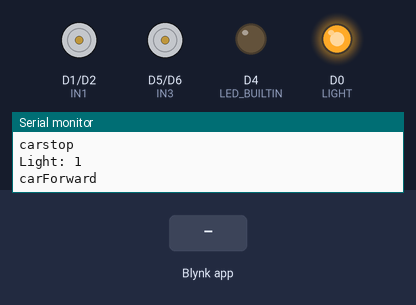
A sketch run on a simulated ESP8266 (NodeMCU). On the bench: motor-driver pin pairs drawn as motors (green arrow = first pin HIGH = forward, orange = second pin HIGH = backward, longer = more drive), output pins drawn as LEDs (lit = HIGH, except the on-board LED, lit = LOW), the last lines printed to the serial monitor. The inputs (shaded band) are chosen by the test bench. WiFi joins after 1.5 s; servers stay silent unless stated.

Above: at 3.0 s.
3.1 s: Blynk app writes 1 to V0
At 4.3 s:
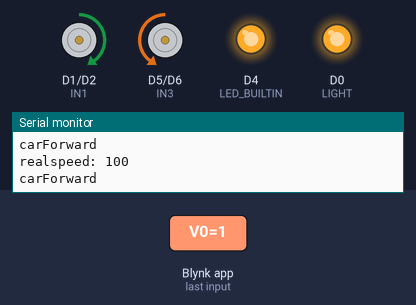
4.6 s: Blynk app writes 1 to V4
At 5.8 s:
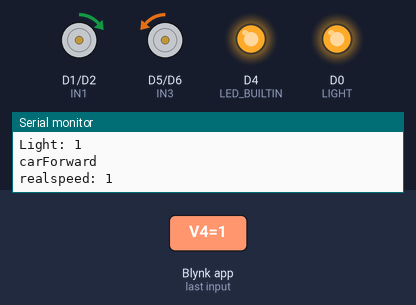
6.1 s: Blynk app writes 0 to V4
At 7.1 s:
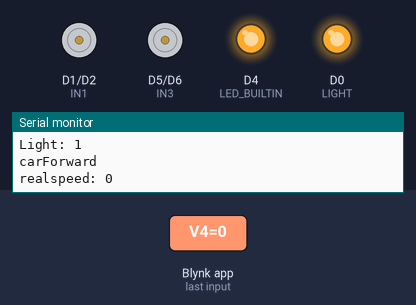
7.6 s: Blynk app writes 200 to V4
At 8.3 s:
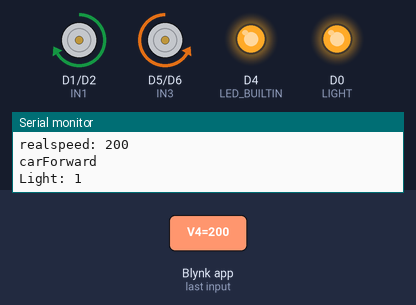
Timing chart, 0 to 10.1 s (numbered marks = the images above; inputs shaded):
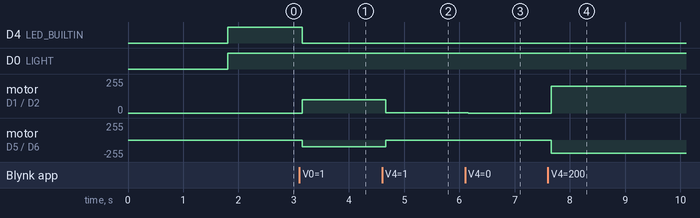

The sketch:

ESP8266Car_Blynk_Cullen_BTS7960_Free.ino
```cpp
/*How to make a wifi controlled car using Nodemcu ESP8266  and NEW Blynk App
  https://www.youtube.com/c/TechieLagan
*/
/*
 Node MCU v3
 LED_BUILTIN = D4/2 Internal LED for LoLin V3
*/

#define BLYNK_TEMPLATE_ID "TMPL66mC_3v8w"
#define BLYNK_TEMPLATE_NAME "ESPCarFree"
#define BLYNK_AUTH_TOKEN "9PknNMP4vNfIXx69mtevCGLb5gAyfVZi"

// Include the library files
#define BLYNK_PRINT Serial
#include <ESP8266WiFi.h>
#include <BlynkSimpleEsp8266.h>

// Define the motor pins
//#define ENA D0
#define IN1 D1
#define IN2 D2
#define IN3 D5
#define IN4 D6
//#define ENB D7
#define LIGHT D0

// Variables for the Blynk widget values
int fwd = 0;
int bwd = 0;
int left = 0;
int right = 0;
int Speed = 100;
int light = 1;
int realspeed = 100;
int i = 0;

char auth[] = BLYNK_AUTH_TOKEN; //Enter your Blynk auth token
char ssid[] = "SookYenFarm"; //Enter your WIFI name
char pass[] = "0863741677"; //Enter your WIFI passowrd


void setup() {
  Serial.begin(9600);
  //Set the motor pins as output pins
  //pinMode(ENA, OUTPUT);
  pinMode(IN1, OUTPUT);
  pinMode(IN2, OUTPUT);
  pinMode(IN3, OUTPUT);
  pinMode(IN4, OUTPUT);
  //pinMode(ENB, OUTPUT);
  pinMode(LED_BUILTIN, OUTPUT);
  pinMode(LIGHT, OUTPUT);

  // Stop motor
  analogWrite(IN1, 0);
  analogWrite(IN2, 0);
  analogWrite(IN3, 0);
  analogWrite(IN4, 0);

  // Initialize the Blynk library
  Blynk.begin(auth, ssid, pass, "blynk.cloud", 80);
}

// Get the joystick values
BLYNK_WRITE(V0) {
  fwd = param.asInt();
}
// Get the joystick values
BLYNK_WRITE(V1) {
  bwd = param.asInt();
}
// Get the joystick values
BLYNK_WRITE(V2) {
  left = param.asInt();
}
// Get the joystick values
BLYNK_WRITE(V3) {
  right = param.asInt();
}
//Get the slider values
BLYNK_WRITE(V4) {
  Speed = param.asInt();
}
//
////Get the switch values
//BLYNK_WRITE(V5) {
//  light = param.asInt();
//}

// Check these values using the IF condition
void smartcar() {
//  Serial.print("f: ");
//  Serial.print(fwd);
//  Serial.print(" b: ");
//  Serial.print(bwd);
//  Serial.print(" l: ");
//  Serial.print(left);
//  Serial.print(" r: ");
//  Serial.println(right);
//
//  delay(1000);

  Serial.println("carForward");
  if (fwd == 1) {
    carForward();
    digitalWrite(LED_BUILTIN, LOW);
    Serial.println("carForward");
  } else if (bwd == 1) {
    carBackward();
    digitalWrite(LED_BUILTIN, LOW);
    Serial.println("carBackward");
  } else if (left == 1) {
    carLeft();
    digitalWrite(LED_BUILTIN, LOW);
    Serial.println("carLeft");
  } else if (right == 1) {
    carRight();
    digitalWrite(LED_BUILTIN, LOW);
    Serial.println("carRight");
  } else {
    carStop();
    digitalWrite(LED_BUILTIN, HIGH);
    Serial.println("carstop");
  }
}

void loop() {
  Blynk.run();// Run the blynk function
  smartcar();// Call the main function
  Serial.print("Light: ");
  Serial.println(light);
  digitalWrite(LIGHT, light);

}

/**************Motor movement functions*****************/
void carForward() {
  //realspeed = (Speed*y)/100;
  realspeed = Speed;
  Serial.print("realspeed: ");
  Serial.println(realspeed);
  //analogWrite(ENA, Speed);
  //analogWrite(ENB, Speed);
  analogWrite(IN1, realspeed);
  digitalWrite(IN2, LOW);
  digitalWrite(IN3, LOW);
  analogWrite(IN4, realspeed);
}
void carBackward() {
  //realspeed = (Speed*(100-y))/100;
  realspeed = Speed;
  Serial.print("realspeed: ");
  Serial.println(realspeed);
  //analogWrite(ENA, Speed);
  //analogWrite(ENB, Speed);
  digitalWrite(IN1, LOW);
  analogWrite(IN2, realspeed);
  analogWrite(IN3, realspeed);
  digitalWrite(IN4, LOW);
}
void carLeft() {
  //realspeed = (Speed*(100-x))/100;
  realspeed = Speed;
  Serial.print("realspeed: ");
  Serial.println(realspeed);
  //analogWrite(ENA, Speed);
  //analogWrite(ENB, Speed);
  digitalWrite(IN1, LOW);
  analogWrite(IN2, realspeed);
  digitalWrite(IN3, LOW);
  analogWrite(IN4, realspeed);
}
void carRight() {
  //realspeed = (Speed*x)/100;
  realspeed = Speed;
  Serial.print("realspeed: ");
  Serial.println(realspeed);
  //analogWrite(ENA, Speed);
  //analogWrite(ENB, Speed);
  analogWrite(IN1, realspeed);
  digitalWrite(IN2, LOW);
  analogWrite(IN3, realspeed);
  digitalWrite(IN4, LOW);
}
void carStop() {
  digitalWrite(IN1, LOW);
  digitalWrite(IN2, LOW);
  digitalWrite(IN3, LOW);
  digitalWrite(IN4, LOW);
}
```

Measured:
- after the input at 3.1 s, D4 (LED_BUILTIN): HIGH → LOW after 0.05 s; motor on D1 (IN1) / D2 (IN2): stopped → forward 100/255 after 0.05 s; motor on D5 (IN3) / D6 (IN4): stopped → backward 100/255 after 0.05 s
- after the input at 4.6 s, motor on D1 (IN1) / D2 (IN2): forward 100/255 → forward 1/255 after 0.06 s; motor on D5 (IN3) / D6 (IN4): backward 100/255 → backward 1/255 after 0.06 s
- after the input at 6.1 s, motor on D1 (IN1) / D2 (IN2): forward 1/255 → stopped after 0.06 s; motor on D5 (IN3) / D6 (IN4): backward 1/255 → stopped after 0.06 s
- after the input at 7.6 s, motor on D1 (IN1) / D2 (IN2): stopped → forward 200/255 after 0.06 s; motor on D5 (IN3) / D6 (IN4): stopped → backward 200/255 after 0.06 s
